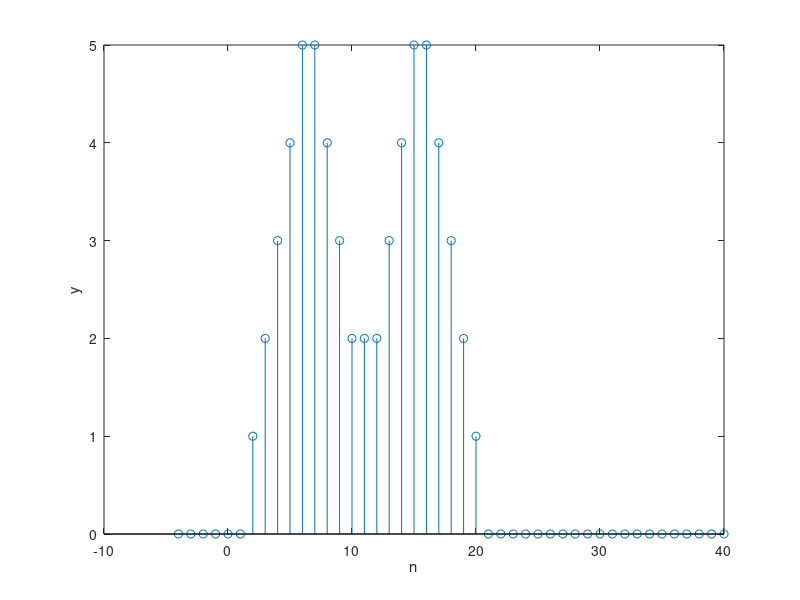

Reproduce this figure in MATLAB.
close all
clear
clc

n = [-2;20];
x=[zeros(1,2) ones(1,5) zeros(1,16)];
h=[zeros(1,4) ones(1,6) zeros(1,3) ones(1,6) zeros(1,4)];
y=conv(x,h);
n1=min(n*2):max(n*2);
stem(n1,y)

xlabel('n')
ylabel('y')
